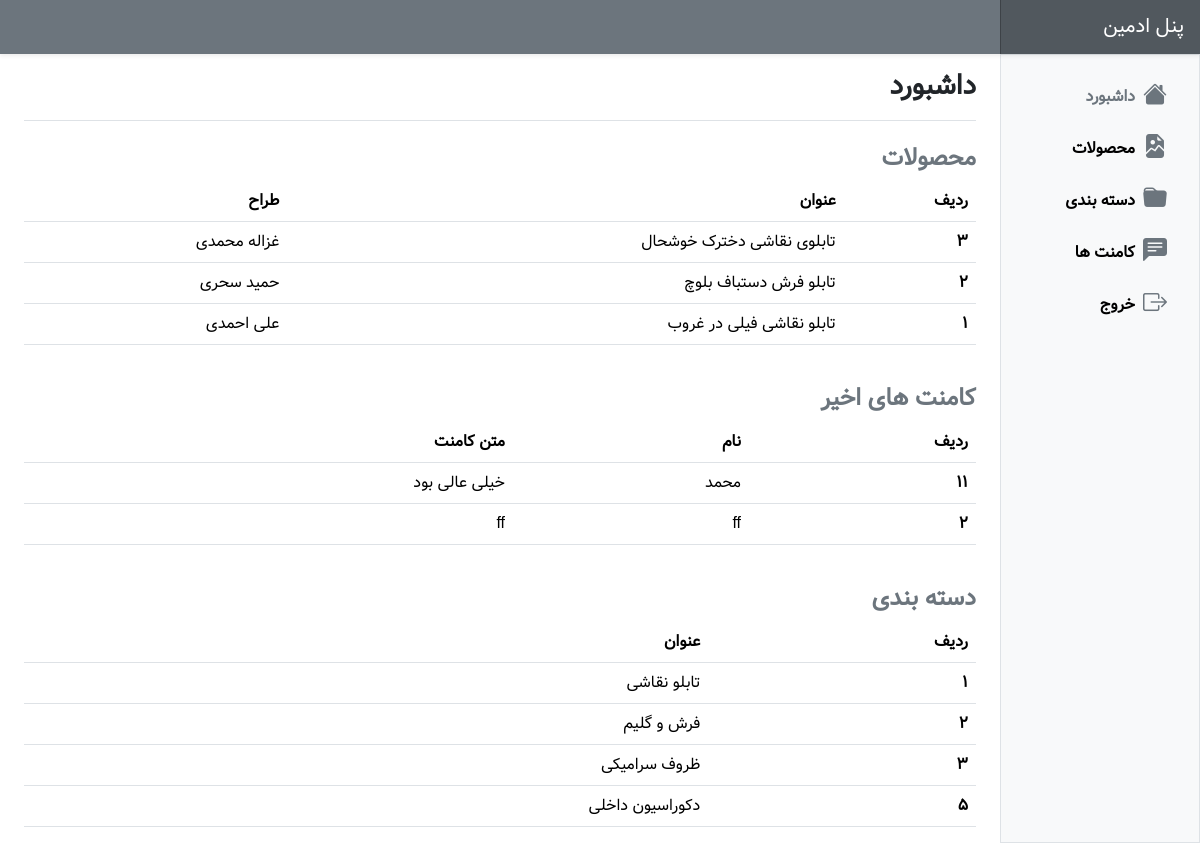
Screenshot of /panel/index.php (signed in) with the database file from the repository.
### tables this page shows
CREATE TABLE `posts` (
  `id` int(11) NOT NULL,
  `title` varchar(255) NOT NULL,
  `image` varchar(255) NOT NULL,
  `designer` varchar(255) NOT NULL,
  `category_id` int(11) NOT NULL,
  `Length` float NOT NULL,
  `body` text NOT NULL,
  `Technique` varchar(255) NOT NULL,
  `price` float NOT NULL
);

CREATE TABLE `comments` (
  `id` int(11) NOT NULL,
  `name` varchar(255) NOT NULL,
  `comment` text NOT NULL,
  `post_id` int(11) NOT NULL,
  `status` tinyint(4) NOT NULL DEFAULT 0
);

CREATE TABLE `categories` (
  `id` int(11) NOT NULL,
  `title` varchar(255) NOT NULL,
  `image` varchar(255) NOT NULL
);

### panel/index.php (the view, shortened to what this page needs)
<?php
include "../include/db.php";
if(!isset($_SESSION['email'])) {
        header("Location:../../pages/auth/login.php?err_msg=در ابتدا باید وارد سیستم شوید");
        exit();
}
else{
    $posts=$db->query("SELECT * FROM posts ORDER BY id DESC ");
$comments=$db->query("SELECT * FROM  comments  ORDER BY id DESC ");
$categories=$db->query("SELECT * FROM  categories ");
}
?>
<!DOCTYPE html>
<html dir="rtl" lang="fa">
    <head>
        <link
            rel="stylesheet"
            href="https://cdn.jsdelivr.net/npm/bootstrap-icons@1.10.5/font/bootstrap-icons.css"
        />
        <link
            href="https://cdn.jsdelivr.net/npm/bootstrap@5.3.1/dist/css/bootstrap.min.css"
            rel="stylesheet"
        />
        <link rel="stylesheet" href="./assets/css/style.css" />
    </head>
    <body>
        <header
            class="navbar sticky-top bg-secondary flex-md-nowrap p-0 shadow-sm"
        >
            <a
                class="navbar-brand col-md-3 col-lg-2 me-0 px-3 fs-5 text-white"
                href="index.html"
                >پنل ادمین</a
            >
        </header>
        <div class="container-fluid">
            <div class="row">
                <div
                    class="sidebar border border-right col-md-3 col-lg-2 p-0 bg-body-tertiary"
                >
                    <div
                        class="offcanvas-md offcanvas-end bg-body-tertiary"
                        tabindex="-1"
                        id="sidebarMenu"
                    >
                        <div
                            class="offcanvas-body d-md-flex flex-column p-0 pt-lg-3 overflow-y-auto"
                        >
                            <ul class="nav flex-column pe-3">
                                <li class="nav-item">
                                    <a
                                        class="nav-link link-body-emphasis text-decoration-none d-flex align-items-center gap-2 text-secondary"
                                        href="index.html"
                                    >
                                        <i
                                            class="bi bi-house-fill fs-4 text-secondary"
                                        ></i>
                                        <span class="fw-bold">داشبورد</span>
                                    </a>
                                </li>
                                <li class="nav-item">
                                    <a
                                        class="nav-link link-body-emphasis text-decoration-none d-flex align-items-center gap-2"
                                        href="./pages/posts/index.php"
                                    >
                                        <i
                                            class="bi bi-file-earmark-image-fill fs-4 text-secondary"
                                        ></i>
                                        <span class="fw-bold">محصولات</span>
                                    </a>
                                </li>
                                <li class="nav-item">
                                    <a
                                        class="nav-link link-body-emphasis text-decoration-none d-flex align-items-center gap-2"
                                        href="./pages/categories/index.php"
                                    >
                                        <i
                                            class="bi bi-folder-fill fs-4 text-secondary"
                                        ></i>
                                        <span class="fw-bold">دسته بندی</span>
                                    </a>
                                </li>
                                <li class="nav-item">
                                    <a
                                        class="nav-link link-body-emphasis text-decoration-none d-flex align-items-center gap-2"
                                        href="./pages/comments/index.php"
                                    >
                                        <i
                                            class="bi bi-chat-left-text-fill fs-4 text-secondary"
                                        ></i>
                                        <span class="fw-bold">کامنت ها</span>
                                    </a>
                                </li>
                                <li class="nav-item">
                                    <a
                                        class="nav-link link-body-emphasis text-decoration-none d-flex align-items-center gap-2"
                                        href="./pages/auth/logout.php"
                                    >
                                        <i
                                            class="bi bi-box-arrow-right fs-4 text-secondary"
                                        ></i>
                                        <span class="fw-bold">خروج</span>
                                    </a>
                                </li>
                            </ul>
                        </div>
                    </div>
                </div>
                <main class="col-md-9 ms-sm-auto col-lg-10 px-md-4">
                    <div
                        class="d-flex justify-content-between flex-wrap flex-md-nowrap align-items-center pt-3 pb-2 mb-3 border-bottom"
                    >
                        <h1 class="fs-3 fw-bold">داشبورد</h1>
                    </div>
                    <div class="mt-4">
                        <h4 class="text-secondary fw-bold">محصولات</h4>
                        <div class="table-responsive small">
                            <table class="table table-hover align-middle">
                                <thead>
                                    <tr>
                                        <th>ردیف</th>
                                        <th>عنوان</th>
                                        <th>طراح</th>
                                    </tr>
                                </thead>
                                <tbody>
                                    <?php foreach($posts as $post) : ?>
                                    <tr>
                                        <th><?php echo $post['id'] ?></th>
                                        <td><?php echo $post['title'] ?></td>
                                        <td><?php echo $post['designer'] ?></td>
                                    </tr>
                                    <?php endforeach ?>
                                </tbody>
                            </table>
                        </div>
                    </div>
                    <div class="mt-4">
                        <h4 class="text-secondary fw-bold">کامنت های اخیر</h4>
                        <div class="table-responsive small">
                            <table class="table table-hover align-middle">
                                <thead>
                                    <tr>
                                        <th>ردیف</th>
                                        <th>نام</th>
                                        <th>متن کامنت</th>
                                    </tr>
                                </thead>
                                <tbody>
                                <?php foreach($comments as $comment) : ?>
                                    <tr>
                                        <th><?php echo $comment['id'] ?></th>
                                        <td><?php echo $comment['name'] ?></td>
                                        <td>
                                        <?php echo $comment['comment'] ?>
                                        </td>
                                    </tr>
                                    <?php endforeach ?>
                                </tbody>
                            </table>
                        </div>
                    </div>
                    <div class="mt-4">
                        <h4 class="text-secondary fw-bold">دسته بندی</h4>
                        <div class="table-responsive small">
                            <table class="table table-hover align-middle">
                                <thead>
                                    <tr>
                                        <th>ردیف</th>
                                        <th>عنوان</th>
                                    </tr>
                                </thead>
                                <tbody>
                                <?php foreach($categories as $category) : ?>
                                    <tr>
                                        <th><?php echo $category['id'] ?></th>
                                        <td><?php echo $category['title'] ?></td>
                                    </tr>
                                    <?php endforeach ?>
                                </tbody>
                            </table>
                        </div>
                    </div>
                </main>
            </div>
        </div>
    </body>
</html>

### panel/assets/css/style.css (style rules this page uses)
body { font-family: "Vazir", sans-serif; }
.navbar-brand { padding-top: 0.75rem; padding-bottom: 0.75rem; background-color: rgba(0, 0, 0, 0.25); box-shadow: inset 1px 0 0 rgba(0, 0, 0, 0.25); }
td, th { font-size: 1rem; }

### rows the page displays
posts: id "3", title "تابلوی نقاشی دخترک خوشحال", designer "غزاله محمدی"
posts: id "2", title "تابلو فرش دستباف بلوچ", designer "حمید سحری"
posts: id "1", title "تابلو نقاشی فیلی در غروب", designer "علی احمدی"
comments: id "11", name "محمد", comment "خیلی عالی بود"
comments: id "2", name "ff", comment "ff"
categories: id "1", title "تابلو نقاشی"
categories: id "2", title "فرش و گلیم"
categories: id "3", title "ظروف سرامیکی"
categories: id "5", title "دکوراسیون داخلی"
